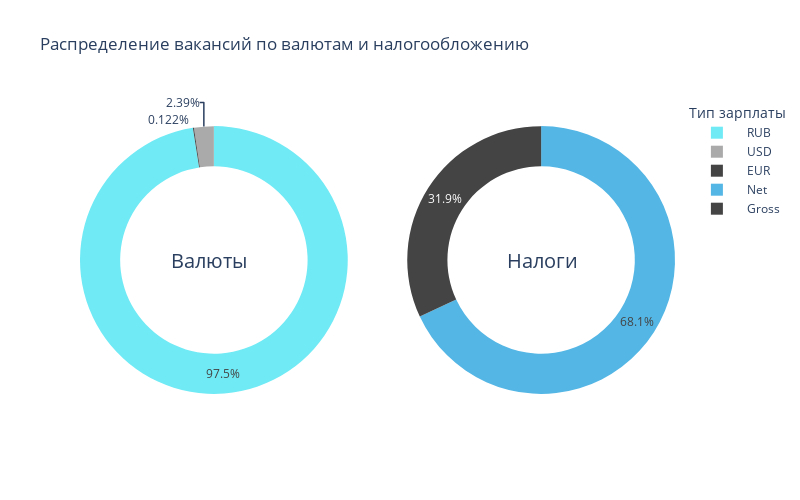

Notebook source saved alongside this figure:
### Markdown cell above
Далее посмотрим различные статистические показатели выборки. Интереснее это будет делать, конечно же, на графиках

### Code cell
# Подсчет количества вакансий по валютам
currency_count = df['salary.currency'].value_counts()

# Подсчет количества вакансий по типу зарплаты
gross_count = df['salary.gross'].value_counts()

# Создание списка фигур для размещения двух диаграмм рядом
fig = go.Figure()

# Добавление первой круговой диаграммы (по валютам)
fig.add_trace(go.Pie(
    labels=['RUB', 'USD', 'EUR'],  # Метки для каждой валюты
    values=currency_count.values,  # Количество вакансий для каждой валюты
    hole=.7,  # Уменьшение размера отверстия внутри диаграммы
    name='Валюты',
    marker=dict(colors=['#70eaf5', '#aaaaaa', '#444444'], line=dict(width=0)),
    domain=dict(x=[0, 0.45])  # Изменение размера и положения диаграммы на фигуре
))

# Добавление второй круговой диаграммы (по типу зарплаты)
fig.add_trace(go.Pie(
    labels=['Net', 'Gross'],  # Метки для типов зарплаты
    values=gross_count.values,  # Количество вакансий для каждого типа зарплаты
    hole=.7,  # Уменьшение размера отверстия внутри диаграммы
    name='Тип зарплаты',
    marker=dict(colors=['#53b6e5', '#444444'], line=dict(width=0)),
    domain=dict(x=[0.55, 1])  # Изменение размера и положения диаграммы на фигуре
))

# Настройка параметров фигуры
fig.update_layout(
    title='Распределение вакансий по валютам и налогообложению',
    width=800,  # Ширина фигуры
    height=500,  # Высота фигуры
    grid=dict(rows=1, columns=2),
    legend=dict(title='Тип зарплаты', 
            traceorder='normal', 
            itemsizing='constant', 
            itemwidth=50),
    annotations=[dict(text='Валюты', x=0.15, y=0.5, font_size=20, showarrow=False),
                 dict(text='Налоги', x=0.84, y=0.5, font_size=20, showarrow=False)]

)

# Вывод фигуры
fig.show()

### Figure 1 — Plotly figure (JSON) as saved in the notebook; plotly's stock layout.template omitted (floating-point values rounded to 4 significant figures)
{"data": [{"domain": {"x": [0, 0.45]}, "hole": 0.7, "labels": ["RUB", "USD", "EUR"], "marker": {"colors": ["#70eaf5", "#aaaaaa", "#444444"], "line": {"width": 0}}, "name": "Валюты", "type": "pie", "values": [1594, 39, 2]}, {"domain": {"x": [0.55, 1]}, "hole": 0.7, "labels": ["Net", "Gross"], "marker": {"colors": ["#53b6e5", "#444444"], "line": {"width": 0}}, "name": "Тип зарплаты", "type": "pie", "values": [1112, 522]}], "layout": {"annotations": [{"font": {"size": 20}, "showarrow": false, "text": "Валюты", "x": 0.15, "y": 0.5}, {"font": {"size": 20}, "showarrow": false, "text": "Налоги", "x": 0.84, "y": 0.5}], "grid": {"columns": 2, "rows": 1}, "height": 500, "legend": {"itemsizing": "constant", "itemwidth": 50, "title": {"text": "Тип зарплаты"}, "traceorder": "normal"}, "title": {"text": "Распределение вакансий по валютам и налогообложению"}, "width": 800}}
